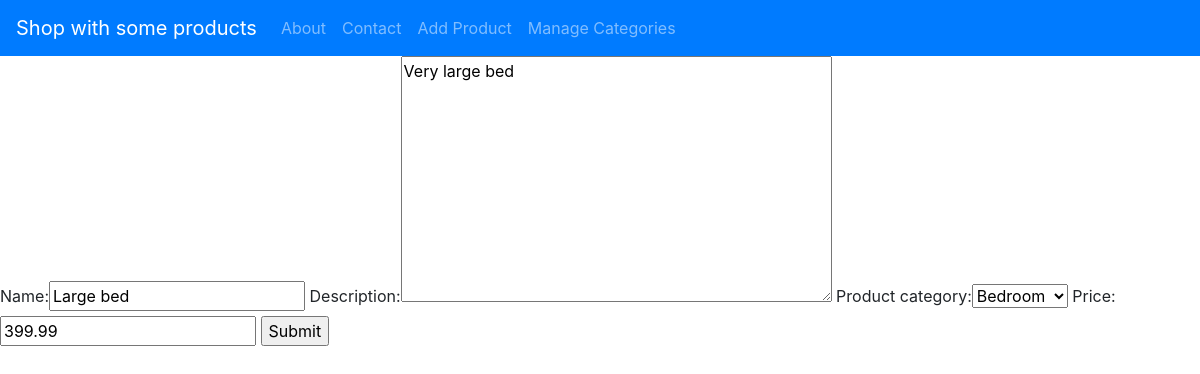
The page /edit_product/4/ on the database its author committed.
### products/models.py (models this page shows, shortened)
class Product(models.Model):
    name = models.CharField(max_length=100)
    description = models.TextField()
    product_category = models.ForeignKey(Category, null=True, on_delete=models.SET_NULL)
    price = models.DecimalField(max_digits=5, decimal_places=2)

class Category(models.Model):
    name = models.CharField(max_length=100)
    def __str__(self):
        return self.name

### products/views.py (the view)
# urls.py: path('edit_product/<int:pk>/', views.edit_product, name='product_edit'),
def edit_product(request, pk):
    product = Product.objects.get(id=pk)
    form = ProductForm(instance=product)
    if request.method == 'POST':
        form = ProductForm(request.POST, instance=product)
        if form.is_valid():
            form.save()
            return redirect('/')
    context = {'form': form}
    return render(request, 'products/create_form.html', context)

### products/forms.py
class ProductForm(ModelForm):
    class Meta:
        model = Product
        fields = '__all__'

### products/templates/products/create_form.html (shortened to what this page needs)
{% extends 'products/main.html' %}
{% block content %}
<form method="POST">
    {{form}}
    <input type="submit" name="Submit">
</form>
{% endblock %}

### rows shown on the page
Product: name "Large bed", description "Very large bed", product_category "Bedroom", price "399.99"
